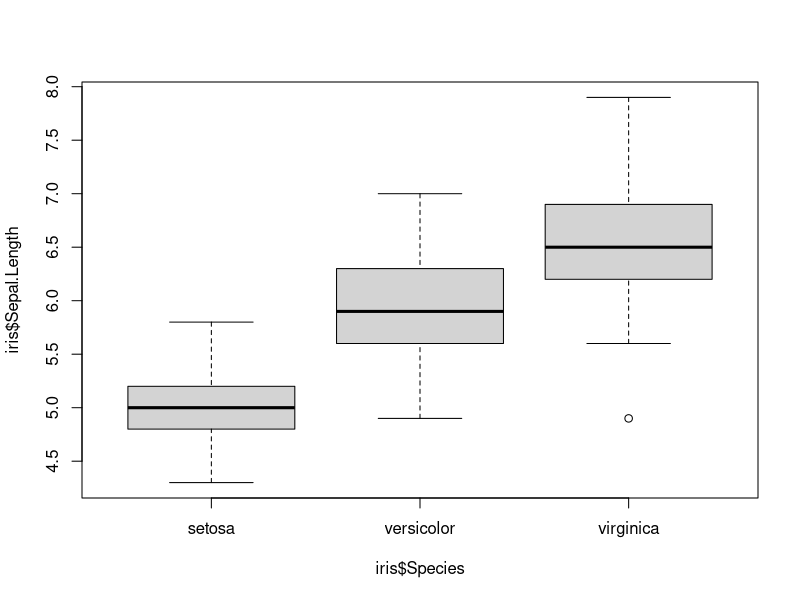
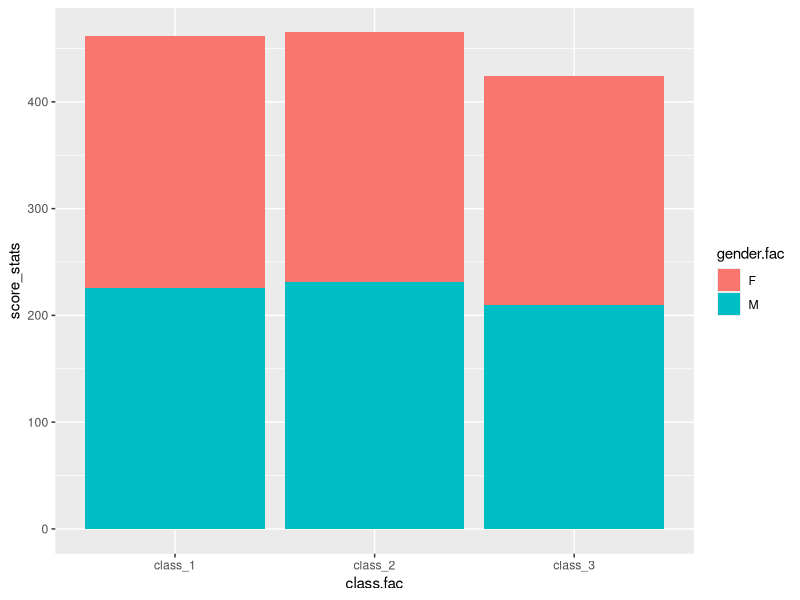
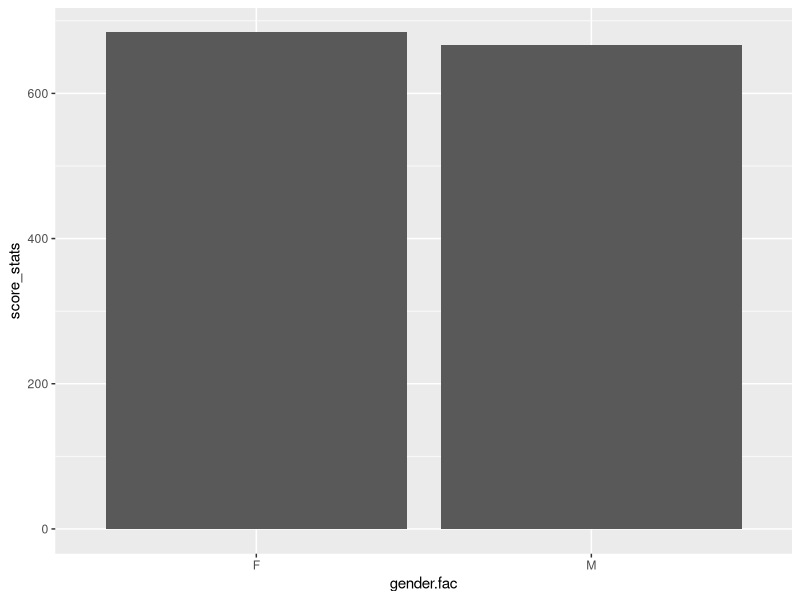
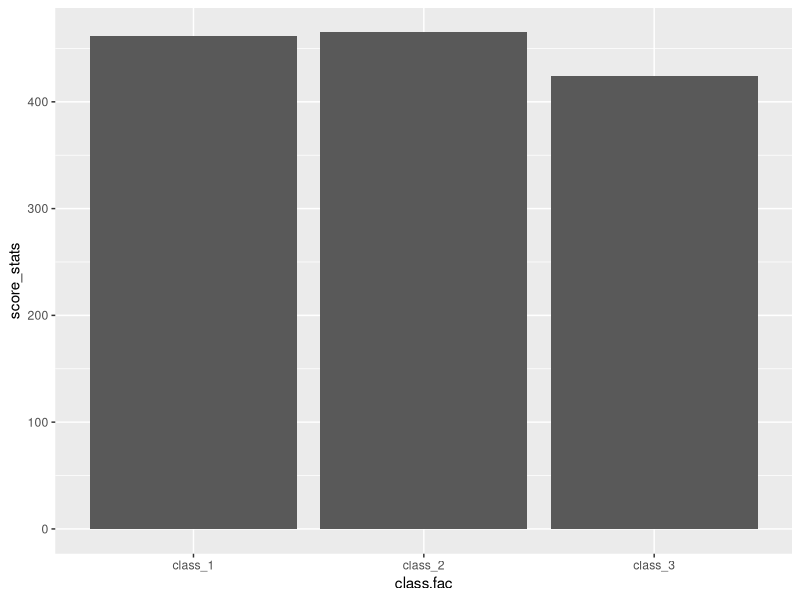

The R script that drew these images, in order:
rm(list = ls())

data = iris

# 각 종류별 차이가 있는지
res = aov(Sepal.Width ~ Species, data)
summary(res)

summary(aov(Sepal.Length ~ Species, data))
summary(aov(Petal.Width ~ Species, data))
summary(aov(Petal.Length ~ Species, data))

boxplot(iris$Sepal.Length ~ iris$Species)

#

rm(list = ls())
data = read.csv('score.csv')
head(data)

library(ggplot2)

ggplot(data, aes(x=class.fac, y=score_stats, fill=gender.fac)) +
  geom_bar(stat = "identity")

res1 = aov(score_stats ~ gender.fac + class.fac, data)
summary(res1)

res2 = aov(score_stats ~ gender.fac * class.fac, data)
summary(res2)

ggplot(data, aes(x = gender.fac, y = score_stats)) +
  geom_bar(stat = "identity")

ggplot(data, aes(x = class.fac, y = score_stats)) + 
  geom_bar(stat = "identity")
